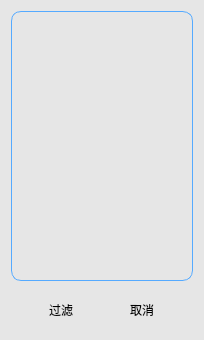
<?xml version="1.0" encoding="UTF-8"?>
<ui version="4.0">
 <class>Dialog</class>
 <widget class="QDialog" name="Dialog">
  <property name="geometry">
   <rect>
    <x>0</x>
    <y>0</y>
    <width>204</width>
    <height>340</height>
   </rect>
  </property>
  <property name="windowTitle">
   <string>添加</string>
  </property>
  <property name="windowIcon">
   <iconset>
    <normaloff>:/newPrefix/ico/增.png</normaloff>:/newPrefix/ico/增.png</iconset>
  </property>
  <property name="styleSheet">
   <string notr="true">QDialog{background-color: rgb(230, 230, 230)}

QPushButton{background-color: rgb(230, 230, 230)}
QPushButton{border-style:none;}
QPushButton:hover{color:lightskyblue}
QPushButton{border:1px}
QPushButton{border-radius:20px}
QPushButton{padding:2px 4px}
QPushButton:pressed {  
    /* 改变背景色 */
    /* background-color:rgb(180, 180, 180,120); */
    /* 改变边框风格 */  
    /* border-style:inset; */
    /* 使文字有一点移动 */  
    padding-left:2px;  
    padding-top:2px;  
}

QTextEdit{
	border: 1px solid #55aaff;
	border-radius:10px;
	background-color: rgb(230, 230, 230);
}
</string>
  </property>
  <layout class="QVBoxLayout" name="verticalLayout">
   <property name="spacing">
    <number>0</number>
   </property>
   <property name="leftMargin">
    <number>2</number>
   </property>
   <property name="topMargin">
    <number>2</number>
   </property>
   <property name="rightMargin">
    <number>2</number>
   </property>
   <property name="bottomMargin">
    <number>10</number>
   </property>
   <item>
    <widget class="QWidget" name="widget" native="true">
     <layout class="QHBoxLayout" name="horizontalLayout">
      <item>
       <widget class="QTextEdit" name="textEdit"/>
      </item>
     </layout>
    </widget>
   </item>
   <item>
    <widget class="QWidget" name="widget_2" native="true">
     <layout class="QHBoxLayout" name="horizontalLayout_2">
      <item>
       <widget class="QPushButton" name="pushButton_OK">
        <property name="minimumSize">
         <size>
          <width>50</width>
          <height>0</height>
         </size>
        </property>
        <property name="maximumSize">
         <size>
          <width>50</width>
          <height>16777215</height>
         </size>
        </property>
        <property name="text">
         <string>过滤</string>
        </property>
       </widget>
      </item>
      <item>
       <widget class="QPushButton" name="pushButton_cancel">
        <property name="minimumSize">
         <size>
          <width>50</width>
          <height>0</height>
         </size>
        </property>
        <property name="maximumSize">
         <size>
          <width>50</width>
          <height>16777215</height>
         </size>
        </property>
        <property name="text">
         <string>取消</string>
        </property>
       </widget>
      </item>
     </layout>
    </widget>
   </item>
  </layout>
 </widget>
 <resources>
  <include location="image.qrc"/>
 </resources>
 <connections/>
</ui>
